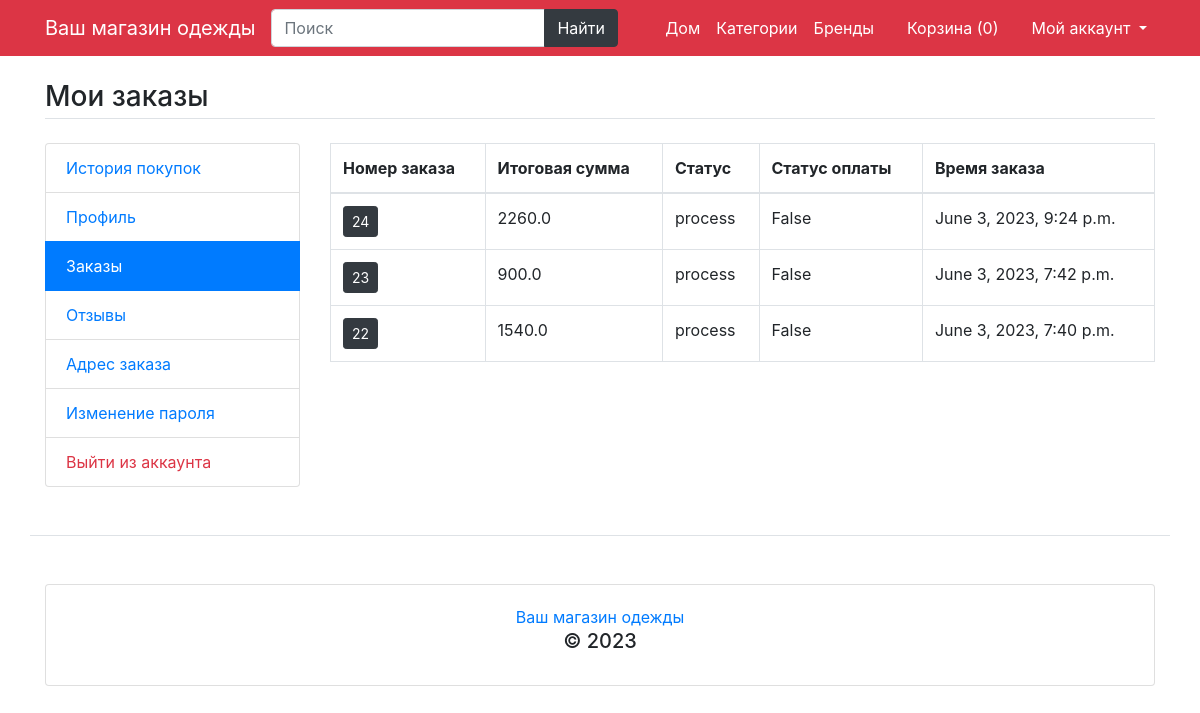
Page /my-orders (signed in) on the committed database.
### main/models.py (models this page shows)
class CartOrder(models.Model):
    user = models.ForeignKey(User, on_delete=models.CASCADE)
    total_amt = models.FloatField()
    paid_status = models.BooleanField(default=False)
    order_dt = models.DateTimeField(auto_now_add=True)
    order_status = models.CharField(choices=status_choice, default='process', max_length=150)
    class Meta:
        verbose_name_plural = '8. Orders'

### main/views.py (the view)
# urls.py: path('my-orders', views.my_orders, name='my_orders'),
def my_orders(request):
    orders = CartOrder.objects.filter(user=request.user).order_by('-id')
    return render(request, 'user/orders.html', {'orders': orders})

### main/template_context.py (called while the page is built)
def get_filters(request):
    cats = Product.objects.distinct().values('category__title', 'category__id')
    brands = Product.objects.distinct().values('brand__title', 'brand__id')
    colors = ProductAttribute.objects.distinct().values('color__title', 'color__id', 'color__color_code')
    sizes = ProductAttribute.objects.distinct().values('size__title', 'size__id')
    minMaxPrice = Product.objects.aggregate(Min('price'), Max('price'))
    data = {
        'cats': cats,
        'brands': brands,
        'colors': colors,
        'sizes': sizes,
        'minMaxPrice': minMaxPrice,
    }
    return data

### main/templates/user/orders.html
{% extends 'base.html' %}
{% load static %}
{% block content %}
<main class="container my-4">
	<h3 class="my-4 border-bottom pb-1">Мои заказы</h3>
	<div class="row">
		<div class="col-md-3">
			{% include 'user/user-sidebar.html' %}
		</div>
		<div class="col-md-9">
			<div class="table-responsive">
				<table class="table-bordered table">
					<thead>
						<tr>
							<th>Номер заказа</th>
							<th>Итоговая сумма</th>
							<th>Статус</th>
							<th>Статус оплаты</th>
							<th>Время заказа</th>
						</tr>
					</thead>
					<tbody>
						{% for order in orders %}
						<tr>
							<td><a href="{% url 'my_order_items' order.id %}" class="btn btn-sm btn-dark">{{order.id}}</a></td>
							<td>{{order.total_amt}}</td>
							<td>{{order.order_status}}</td>
							<td>{{order.paid_status}}</td>
							<td>{{order.order_dt}}</td>
						</tr>
						{% endfor %}
					</tbody>
				</table>
			</div>
		</div>
	</div>
</main>
{% endblock %}

### rows in the picture
CartOrder: id "24", total_amt "2260.0", order_status "process", paid_status "False", order_dt "June 3, 2023, 9:24 p.m."
CartOrder: id "23", total_amt "900.0", order_status "process", paid_status "False", order_dt "June 3, 2023, 7:42 p.m."
CartOrder: id "22", total_amt "1540.0", order_status "process", paid_status "False", order_dt "June 3, 2023, 7:40 p.m."

### other values in the picture
{{ request.session.cartdata|length }} "0"
